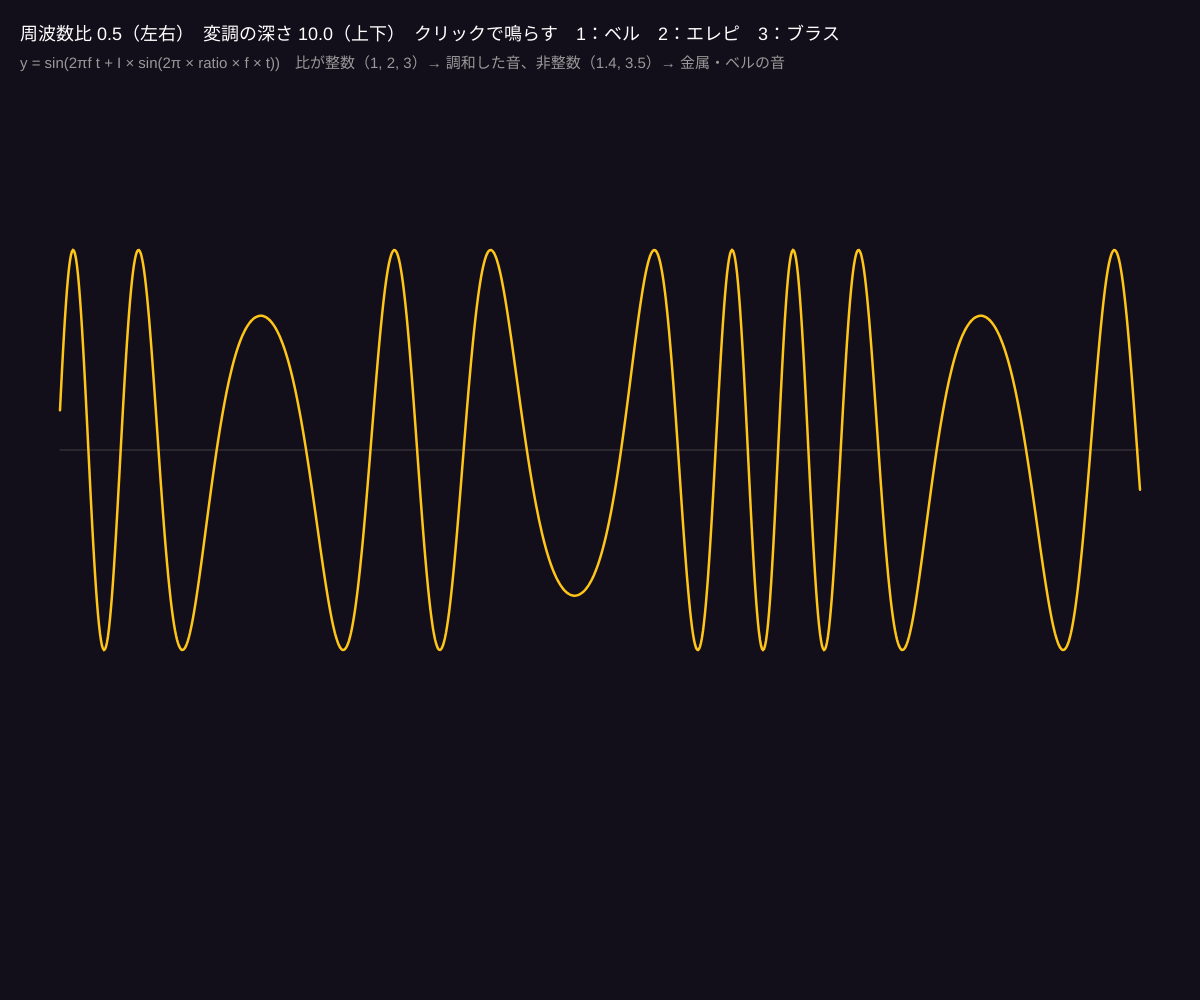
Frame 1 (no input)
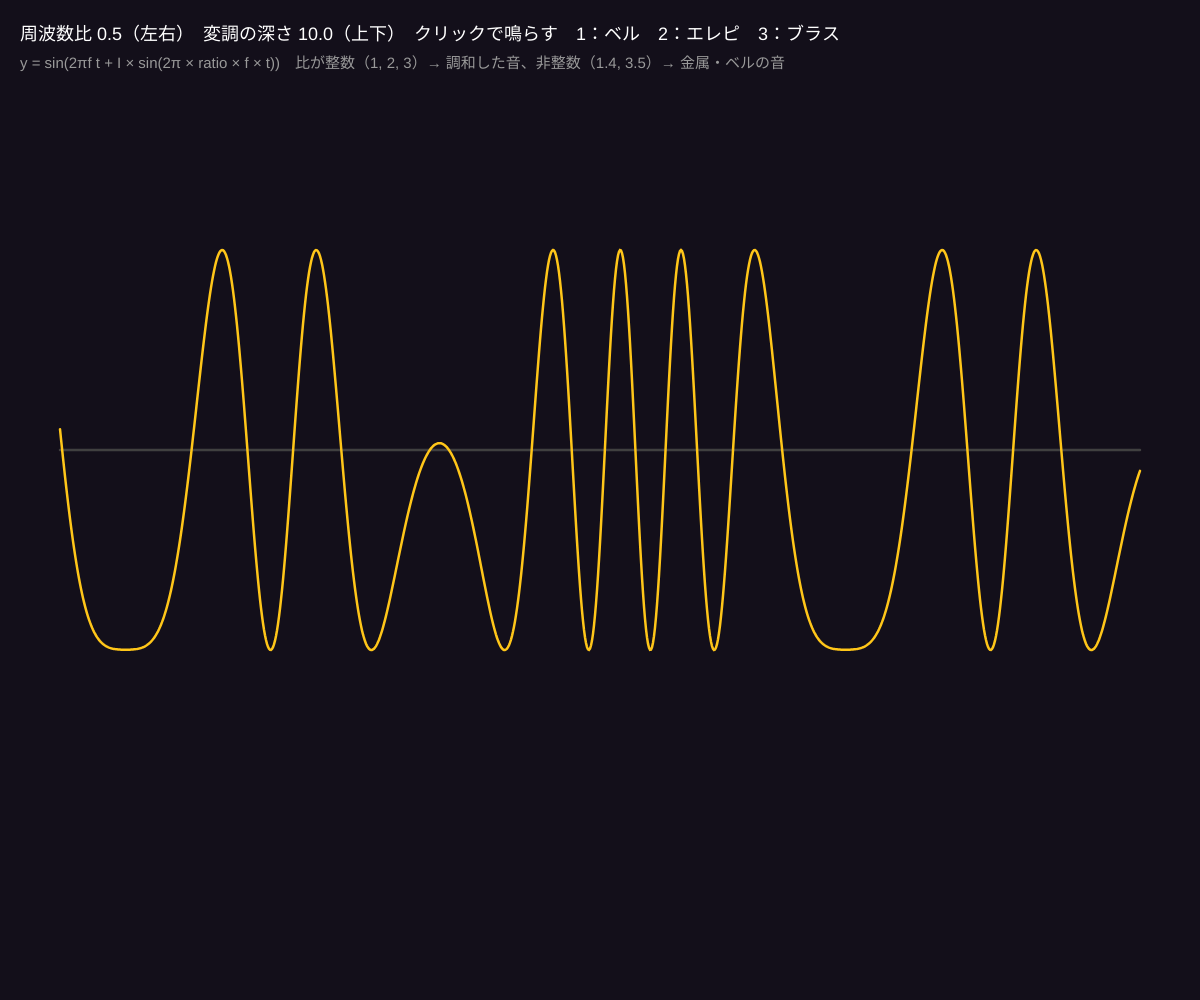
Frame 60 (no input)
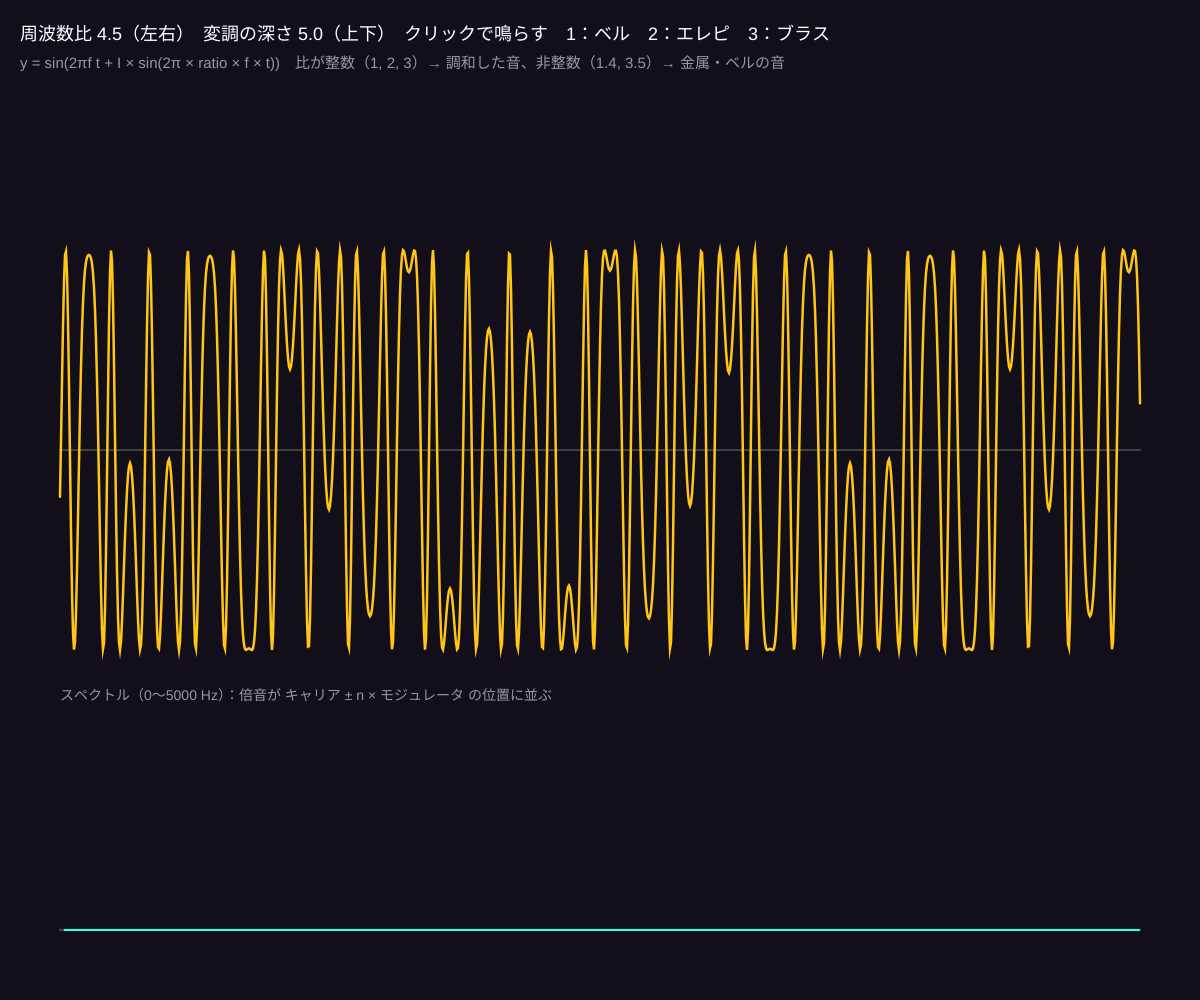
Frame 120 (the mouse pressed at the canvas centre since frame 60)

The p5.js sketch that drew these frames (run headless with seeded random() and noise() and a simulated clock; from frame 60 on, the mouse is pressed at the canvas centre):

// p5.js sketch
// ── sketch.js
// ============================================
// 14 FM 音源（おまけ）
// 1 つの波（モジュレータ）で別の波（キャリア）の周波数を揺らすと、倍音がどっと増える
// 周波数の比が整数なら楽器らしい音、非整数なら金属的な音。1980年代のシンセ（DX7）の方式
// マウス左右 = 周波数の比 / 上下 = 変調の深さ / クリックで鳴らす / 1〜3 でお手本
// ============================================

let ratio = 2; // モジュレータ : キャリア の周波数比
let index = 3; // 変調の深さ
let phase = 0;
let lastPlay = -10;

function setup() {
  createCanvas(windowWidth, windowHeight);
  colorMode(HSB, 360, 100, 100, 100);
}

function draw() {
  background(260, 40, 10);
  ratio = round(map(mouseX, 0, width, 0.5, 8, true) * 2) / 2;
  index = map(mouseY, 0, height, 10, 0, true);
  phase += 0.02;

  // ---- 波形 ----
  let left = 60, right = width - 60, mid = height * 0.45, h = height * 0.2;
  stroke(0, 0, 25);
  line(left, mid, right, mid);
  noFill();
  stroke(45, 90, 100);
  strokeWeight(2.5);
  beginShape();
  for (let x = left; x <= right; x++) {
    let t = ((x - left) / (right - left)) * TWO_PI * 3;
    // ★ FM の式：キャリアの位相に、モジュレータを足す
    let v = sin(t + index * sin(ratio * t + phase));
    vertex(x, mid - v * h);
  }
  endShape();

  // ---- 実際のスペクトル ----
  if (analyser) {
    analyser.getByteFrequencyData(specData);
    let base = height - 70, sh = height * 0.22;
    stroke(0, 0, 25);
    line(left, base, right, base);
    noFill();
    stroke(170, 80, 100);
    strokeWeight(2);
    beginShape();
    for (let i = 1; i < specData.length; i++) {
      let f = (i * audioCtx.sampleRate) / 2 / specData.length;
      if (f > 5000) break;
      vertex(map(f, 0, 5000, left, right), base - (specData[i] / 255) * sh);
    }
    endShape();
    noStroke();
    fill(0, 0, 60);
    textSize(14);
    text('スペクトル（0〜5000 Hz）：倍音が キャリア ± n × モジュレータ の位置に並ぶ', left, base - sh - 10);
  }

  noStroke();
  fill(0, 0, 100);
  textSize(18);
  text('周波数比 ' + nf(ratio, 1, 1) + '（左右）　変調の深さ ' + nf(index, 1, 1) + '（上下）　クリックで鳴らす　1：ベル　2：エレピ　3：ブラス', 20, 40);
  fill(0, 0, 60);
  textSize(15);
  text('y = sin(2πf t + I × sin(2π × ratio × f × t))　比が整数（1, 2, 3）→ 調和した音、非整数（1.4, 3.5）→ 金属・ベルの音', 20, 68);
}

function mousePressed() {
  startAudio();
  playFM(220, ratio, index, 1.5);
}
function keyPressed() {
  startAudio();
  if (key === '1') playFM(440, 3.5, 6, 2.5);
  if (key === '2') playFM(220, 1, 2, 1.5);
  if (key === '3') playFM(165, 1, 5, 1.0);
}

// ---------- やってみよう ----------
// 1. 比を 1 → 2 → 3 と整数で変えると倍音の間隔が変わる。1.5 や 2.5 にすると不協和な響き
// 2. 深さ 0 は純粋なサイン波。上げるほど倍音が増えて明るく・ざらざらに
// 3. 鳴らしている間に深さを変化させる（時間で index を減らす）とベルの減衰になる


// ==================================================
// ここから下は「音を鳴らすための道具」（FM：モジュレータの出力をキャリアの周波数につなぐ）
// ==================================================
let audioCtx, analyser, specData, master;
function startAudio() {
  if (!audioCtx) {
    audioCtx = new AudioContext();
    master = audioCtx.createDynamicsCompressor();
    analyser = audioCtx.createAnalyser();
    analyser.fftSize = 2048;
    specData = new Uint8Array(analyser.frequencyBinCount);
    master.connect(analyser);
    analyser.connect(audioCtx.destination);
  }
  audioCtx.resume();
}
function playFM(f, r, idx, dur) {
  let t = audioCtx.currentTime;
  let car = audioCtx.createOscillator(), mod = audioCtx.createOscillator();
  let modGain = audioCtx.createGain(), env = audioCtx.createGain();
  car.frequency.value = f;
  mod.frequency.value = f * r;
  modGain.gain.setValueAtTime(idx * f * r * 0.5, t); // 変調の深さ（Hz 単位）
  modGain.gain.exponentialRampToValueAtTime(1, t + dur); // だんだん浅く（ベルらしさ）
  env.gain.setValueAtTime(0.0001, t);
  env.gain.exponentialRampToValueAtTime(0.4, t + 0.01);
  env.gain.exponentialRampToValueAtTime(0.0001, t + dur);
  mod.connect(modGain);
  modGain.connect(car.frequency); // ★ ここが FM
  car.connect(env);
  env.connect(master);
  mod.start(t); car.start(t);
  mod.stop(t + dur + 0.1); car.stop(t + dur + 0.1);
}
